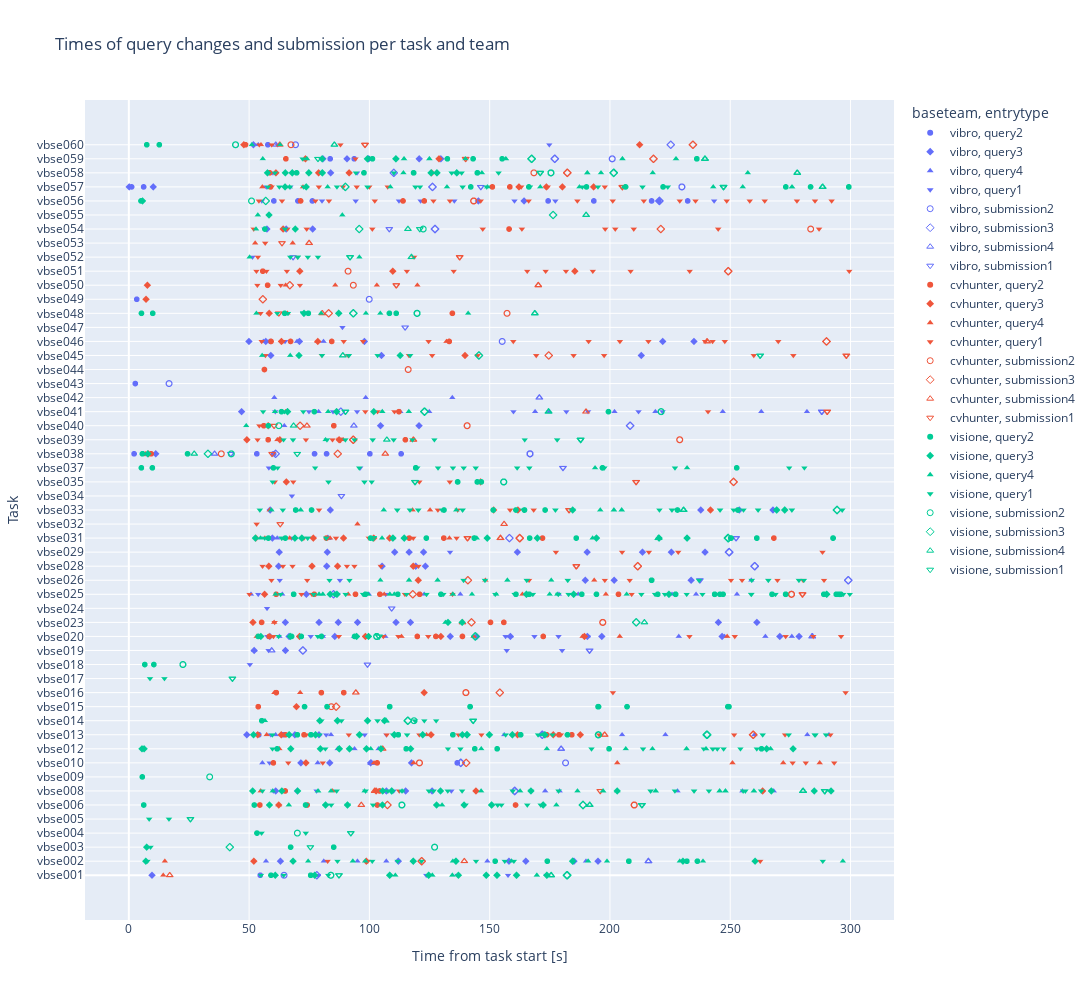

The cell this chart's notebook holds for it:
### Code cell
scatterplot_times_per_task_team(querychanges)

### Figure 1 — Plotly figure (JSON) as saved in the notebook; plotly's stock layout.template omitted (floating-point values rounded to 4 significant figures; data arrays with more than 128 entries replaced by an {"elided": "..."} marker saying what was removed)
{"data": [{"hovertemplate": "baseteam=vibro<br>entrytype=query2<br>Time from task start [s]=%{x}<br>Task=%{y}<extra></extra>", "legendgroup": "vibro, query2", "marker": {"color": "#636efa", "symbol": "circle"}, "mode": "markers", "name": "vibro, query2", "showlegend": true, "type": "scattergl", "x": [54.63, 136.5, 54.04, 64.04, 2.197, 53.2, 60.2, 77.2, 82.2, 100.2, 113.2, 2.693, 58.93, 3.293, 60.3, 70.3, 76.3, 174.3, 193.3, 217.3, 220.3, 232.3, 1.157, 6.157, 83.7, 93.7, 57.79], "xaxis": "x", "y": [0, 8, 10, 10, 30, 30, 30, 30, 30, 30, 30, 35, 38, 41, 48, 48, 48, 48, 48, 48, 48, 48, 49, 49, 51, 51, 52], "yaxis": "y"}, {"hovertemplate": "baseteam=vibro<br>entrytype=query3<br>Time from task start [s]=%{x}<br>Task=%{y}<extra></extra>", "legendgroup": "vibro, query3", "marker": {"color": "#636efa", "symbol": "diamond"}, "mode": "markers", "name": "vibro, query3", "showlegend": true, "type": "scattergl", "x": [9.633, 63.03, 112.0, 158.0, 165.0, 185.0, 195.0, 61.06, 70.06, 107.1, 115.1, 126.1, 71.52, 83.52, 100.5, 117.5, 49.04, 69.04, 79.04, 52.1, 65.1, 58.61, 66.61, 85.61, 133.6, 144.6, 158.6, 190.6, 196.6, 246.6, 270.6, 278.6, 65.07, 79.07, 87.07, 95.07, 111.1, 117.1, 245.1, 261.1, 73.79, 189.7, 201.7, 233.7, 62.27, 82.27, 105.3, 119.3, 123.3, 62.52, 82.52, 110.5, 116.5, 122.5, 161.5, 190.5, 213.5, 225.5, 239.5, 59.68, 58.75, 83.75, 237.8, 253.8, 267.8, 11.2, 104.6, 120.6, 46.88, 59.02, 105.0, 213.0, 49.93, 56.93, 70.93, 97.93, 221.9, 234.9, 57.41, 65.41, 76.41, 145.3, 164.3, 0.157, 10.16, 83.9, 80.7, 90.7, 99.7, 120.7, 129.7, 51.79], "xaxis": "x", "y": [0, 1, 1, 1, 1, 1, 1, 6, 6, 6, 6, 6, 8, 8, 8, 8, 10, 10, 10, 16, 16, 17, 17, 17, 17, 17, 17, 17, 17, 17, 17, 17, 18, 18, 18, 18, 18, 18, 18, 18, 20, 21, 21, 21, 22, 22, 22, 22, 22, 23, 23, 23, 23, 23, 23, 23, 23, 23, 23, 24, 26, 26, 26, 26, 26, 30, 32, 32, 33, 37, 37, 37, 38, 38, 38, 38, 38, 38, 46, 46, 46, 48, 48, 49, 49, 50, 51, 51, 51, 51, 51, 52], "yaxis": "y"}, {"hovertemplate": "baseteam=vibro<br>entrytype=query4<br>Time from task start [s]=%{x}<br>Task=%{y}<extra></extra>", "legendgroup": "vibro, query4", "marker": {"color": "#636efa", "symbol": "triangle-up"}, "mode": "markers", "name": "vibro, query4", "showlegend": true, "type": "scattergl", "x": [57.03, 81.03, 95.03, 107.0, 149.0, 190.0, 173.1, 179.1, 228.1, 255.1, 268.1, 55.52, 78.52, 86.81, 93.81, 103.8, 53.04, 61.04, 84.04, 156.0, 172.0, 205.0, 223.0, 260.0, 282.0, 291.0, 52.1, 62.61, 80.61, 93.61, 106.6, 158.6, 190.6, 228.6, 247.6, 264.6, 275.6, 50.79, 63.79, 99.79, 122.8, 137.8, 178.8, 186.8, 225.8, 235.8, 252.8, 258.7, 61.68, 6.197, 64.64, 63.88, 78.88, 112.9, 124.9, 168.9, 174.9, 201.9, 218.9, 246.9, 262.9, 281.9, 60.48, 98.47, 134.5, 55.93, 69.93, 80.93, 53.79], "xaxis": "x", "y": [1, 1, 1, 1, 1, 1, 6, 6, 6, 6, 6, 8, 8, 9, 9, 9, 10, 10, 10, 10, 10, 10, 10, 10, 10, 10, 16, 17, 17, 17, 17, 17, 17, 17, 17, 17, 17, 20, 20, 20, 20, 20, 20, 20, 20, 20, 20, 21, 24, 30, 32, 33, 33, 33, 33, 33, 33, 33, 33, 33, 33, 33, 34, 34, 34, 38, 38, 38, 52], "yaxis": "y"}, {"hovertemplate": "baseteam=vibro<br>entrytype=query1<br>Time from task start [s]=%{x}<br>Task=%{y}<extra></extra>", "legendgroup": "vibro, query1", "marker": {"color": "#636efa", "symbol": "triangle-down"}, "mode": "markers", "name": "vibro, query1", "showlegend": true, "type": "scattergl", "x": [78.63, 123.6, 136.6, 157.6, 173.6, 60.06, 78.06, 110.1, 134.1, 58.52, 59.04, 82.04, 98.04, 107.0, 50.32, 58.1, 157.1, 180.1, 57.61, 75.61, 80.61, 156.6, 168.6, 178.6, 190.6, 57.46, 53.79, 86.79, 106.8, 62.74, 87.74, 133.5, 67.68, 76.68, 67.79, 58.2, 96.2, 7.197, 60.88, 74.88, 84.88, 94.88, 159.9, 181.9, 190.9, 211.9, 221.9, 64.93, 88.8, 51.4, 56.41, 55.3, 80.3, 94.3, 112.3, 121.3, 135.3, 160.3, 177.3, 243.3, 57.16, 67.16, 59.9, 94.9, 61.79, 174.8], "xaxis": "x", "y": [0, 0, 0, 0, 0, 6, 6, 6, 6, 8, 10, 10, 10, 10, 15, 16, 16, 16, 17, 17, 17, 17, 17, 17, 17, 19, 20, 20, 20, 21, 21, 23, 24, 24, 27, 29, 29, 30, 33, 33, 33, 33, 33, 33, 33, 33, 33, 38, 39, 44, 46, 48, 48, 48, 48, 48, 48, 48, 48, 48, 49, 49, 50, 50, 52, 52], "yaxis": "y"}, {"hovertemplate": "baseteam=vibro<br>entrytype=submission2<br>Time from task start [s]=%{x}<br>Task=%{y}<extra></extra>", "legendgroup": "vibro, submission2", "marker": {"color": "#636efa", "symbol": "circle-open"}, "mode": "markers", "name": "vibro, submission2", "showlegend": true, "type": "scattergl", "x": [64.52, 181.5, 166.8, 166.8, 166.8, 166.8, 166.8, 166.8, 166.8, 16.72, 155.2, 99.92, 229.9, 229.9, 200.9, 200.9, 69.28], "xaxis": "x", "y": [0, 8, 30, 30, 30, 30, 30, 30, 30, 35, 38, 41, 49, 49, 51, 51, 52], "yaxis": "y"}, {"hovertemplate": "baseteam=vibro<br>entrytype=submission3<br>Time from task start [s]=%{x}<br>Task=%{y}<extra></extra>", "legendgroup": "vibro, submission3", "marker": {"color": "#636efa", "symbol": "diamond-open"}, "mode": "markers", "name": "vibro, submission3", "showlegend": true, "type": "scattergl", "x": [78.16, 160.4, 160.4, 160.4, 160.4, 160.4, 138.0, 138.0, 138.0, 138.0, 171.9, 171.9, 171.9, 72.34, 72.34, 85.11, 299.1, 299.1, 299.1, 260.1, 260.1, 260.1, 260.1, 260.1, 249.5, 249.5, 249.5, 249.5, 249.5, 249.5, 249.5, 249.5, 249.5, 249.5, 158.2, 61.0, 208.4, 208.4, 88.12, 127.3, 127.3, 127.3, 220.5, 220.5, 126.2, 126.2, 110.1, 177.1, 177.1, 177.1, 177.1, 177.1, 225.3], "xaxis": "x", "y": [0, 6, 6, 6, 6, 6, 8, 8, 8, 8, 10, 10, 10, 16, 16, 20, 21, 21, 21, 22, 22, 22, 22, 22, 23, 23, 23, 23, 23, 23, 23, 23, 23, 23, 24, 30, 32, 32, 33, 46, 46, 46, 48, 48, 49, 49, 50, 51, 51, 51, 51, 51, 52], "yaxis": "y"}, {"hovertemplate": "baseteam=vibro<br>entrytype=submission4<br>Time from task start [s]=%{x}<br>Task=%{y}<extra></extra>", "legendgroup": "vibro, submission4", "marker": {"color": "#636efa", "symbol": "triangle-up-open"}, "mode": "markers", "name": "vibro, submission4", "showlegend": true, "type": "scattergl", "x": [216.0, 216.0, 216.0, 216.0, 216.0, 216.0, 100.8, 100.8, 179.7, 179.7, 179.7, 59.39, 284.1, 284.1, 284.1, 284.1, 284.1, 284.1, 284.1, 284.1, 284.1, 284.1, 82.71, 35.64, 93.55, 170.6, 170.6, 170.6, 61.07], "xaxis": "x", "y": [1, 1, 1, 1, 1, 1, 8, 8, 9, 9, 9, 16, 17, 17, 17, 17, 17, 17, 17, 17, 17, 17, 24, 30, 32, 34, 34, 34, 52], "yaxis": "y"}, {"hovertemplate": "baseteam=vibro<br>entrytype=submission1<br>Time from task start [s]=%{x}<br>Task=%{y}<extra></extra>", "legendgroup": "vibro, submission1", "marker": {"color": "#636efa", "symbol": "triangle-down-open"}, "mode": "markers", "name": "vibro, submission1", "showlegend": true, "type": "scattergl", "x": [99.2, 191.5, 191.5, 191.5, 109.3, 237.4, 237.4, 252.4, 252.4, 88.36, 180.5, 180.5, 42.39, 288.1, 288.1, 288.1, 288.1, 288.1, 288.1, 288.1, 288.1, 288.1, 114.8, 68.27, 108.3, 146.3, 146.3], "xaxis": "x", "y": [15, 16, 16, 16, 19, 21, 21, 24, 24, 27, 29, 29, 30, 33, 33, 33, 33, 33, 33, 33, 33, 33, 39, 44, 46, 49, 49], "yaxis": "y"}, {"hovertemplate": "baseteam=cvhunter<br>entrytype=query2<br>Time from task start [s]=%{x}<br>Task=%{y}<extra></extra>", "legendgroup": "cvhunter, query2", "marker": {"color": "#EF553B", "symbol": "circle"}, "mode": "markers", "name": "cvhunter, query2", "showlegend": true, "type": "scattergl", "x": [54.46, 74.11, 103.3, 160.8, 65.01, 104.3, 60.07, 103.2, 65.06, 72.83, 173.7, 178.8, 184.1, 53.81, 61.31, 80.04, 89.35, 58.37, 119.9, 127.6, 138.7, 172.3, 55.2, 150.3, 155.9, 61.24, 77.08, 94.22, 104.4, 120.9, 203.6, 82.14, 116.6, 130.9, 172.0, 268.1, 9.29, 57.93, 115.0, 56.1, 85.21, 112.3, 56.38, 59.11, 67.23, 84.33, 133.2, 134.5, 57.69, 55.69, 158.1, 71.4, 114.0, 122.8, 58.91, 151.1, 158.4, 58.56, 65.28, 48.5], "xaxis": "x", "y": [5, 5, 5, 5, 6, 6, 8, 8, 10, 10, 10, 10, 10, 12, 13, 13, 13, 17, 17, 17, 17, 17, 18, 18, 18, 20, 20, 20, 20, 20, 20, 24, 24, 24, 24, 24, 30, 31, 31, 32, 32, 33, 36, 38, 38, 38, 38, 40, 42, 43, 46, 48, 48, 48, 49, 49, 49, 50, 51, 52], "yaxis": "y"}, {"hovertemplate": "baseteam=cvhunter<br>entrytype=query3<br>Time from task start [s]=%{x}<br>Task=%{y}<extra></extra>", "legendgroup": "cvhunter, query3", "marker": {"color": "#EF553B", "symbol": "diamond"}, "mode": "markers", "name": "cvhunter, query3", "showlegend": true, "type": "scattergl", "x": [51.97, 98.71, 62.33, 102.8, 144.3, 263.5, 73.63, 53.6, 63.36, 125.6, 161.6, 176.4, 187.7, 69.68, 122.8, 70.95, 98.34, 129.7, 189.4, 51.6, 56.44, 120.3, 58.19, 76.14, 86.77, 118.2, 52.76, 76.69, 89.25, 101.8, 108.4, 151.7, 161.7, 241.8, 65.47, 146.2, 8.071, 49.07, 62.79, 87.41, 57.93, 139.7, 63.44, 78.55, 58.34, 7.157, 7.713, 71.08, 109.7, 185.4, 64.15, 162.2, 173.6, 180.2, 193.2, 61.14, 78.89, 91.58, 125.8, 73.43, 128.9, 47.81, 212.3], "xaxis": "x", "y": [1, 1, 5, 6, 6, 6, 8, 10, 10, 10, 10, 10, 10, 12, 13, 17, 17, 17, 17, 18, 20, 21, 22, 22, 22, 22, 24, 24, 24, 24, 24, 26, 26, 26, 28, 28, 30, 31, 31, 31, 32, 37, 38, 38, 40, 41, 42, 43, 43, 43, 46, 49, 49, 49, 49, 50, 50, 50, 50, 51, 51, 52, 52], "yaxis": "y"}, {"hovertemplate": "baseteam=cvhunter<br>entrytype=query4<br>Time from task start [s]=%{x}<br>Task=%{y}<extra></extra>", "legendgroup": "cvhunter, query4", "marker": {"color": "#EF553B", "symbol": "triangle-up"}, "mode": "markers", "name": "cvhunter, query4", "showlegend": true, "type": "scattergl", "x": [14.31, 14.97, 62.33, 54.82, 84.69, 101.9, 118.4, 203.0, 250.9, 272.0, 287.2, 62.58, 57.31, 123.8, 60.51, 71.22, 53.17, 113.3, 143.3, 188.6, 204.1, 248.7, 60.4, 91.19, 106.2, 134.5, 163.6, 198.3, 148.2, 193.5, 56.56, 66.87, 83.65, 109.8, 133.3, 95.05, 58.62, 117.9, 125.2, 6.829, 61.73, 89.09, 56.39, 65.14, 78.41, 132.0, 65.92, 65.2, 85.81, 103.1, 120.0, 52.52, 68.12, 55.51, 72.4, 54.93], "xaxis": "x", "y": [0, 1, 5, 6, 6, 8, 8, 8, 8, 8, 8, 9, 10, 10, 13, 13, 17, 17, 17, 17, 17, 17, 18, 20, 20, 20, 20, 20, 21, 21, 24, 24, 24, 24, 24, 25, 26, 26, 26, 30, 31, 31, 32, 33, 38, 38, 40, 42, 42, 42, 42, 45, 45, 49, 49, 52], "yaxis": "y"}, {"hovertemplate": "baseteam=cvhunter<br>entrytype=query1<br>Time from task start [s]=%{x}<br>Task=%{y}<extra></extra>", "legendgroup": "cvhunter, query1", "marker": {"color": "#EF553B", "symbol": "triangle-down"}, "mode": "markers", "name": "cvhunter, query1", "showlegend": true, "type": "scattergl", "x": {"elided": "182 float values"}, "xaxis": "x", "y": {"elided": "182 int values"}, "yaxis": "y"}, {"hovertemplate": "baseteam=cvhunter<br>entrytype=submission2<br>Time from task start [s]=%{x}<br>Task=%{y}<extra></extra>", "legendgroup": "cvhunter, submission2", "marker": {"color": "#EF553B", "symbol": "circle-open"}, "mode": "markers", "name": "cvhunter, submission2", "showlegend": true, "type": "scattergl", "x": [210.1, 210.1, 210.1, 210.1, 120.8, 120.8, 84.18, 140.1, 140.1, 140.1, 197.0, 197.0, 197.0, 275.4, 275.4, 275.4, 275.4, 275.4, 275.4, 38.44, 229.0, 229.0, 140.6, 140.6, 116.1, 157.2, 93.31, 91.13, 283.4, 143.4, 143.4, 143.4, 168.4, 67.4], "xaxis": "x", "y": [5, 5, 5, 5, 8, 8, 12, 13, 13, 13, 18, 18, 18, 20, 20, 20, 20, 20, 20, 30, 31, 31, 32, 32, 36, 40, 42, 43, 46, 48, 48, 48, 50, 52], "yaxis": "y"}, {"hovertemplate": "baseteam=cvhunter<br>entrytype=submission3<br>Time from task start [s]=%{x}<br>Task=%{y}<extra></extra>", "legendgroup": "cvhunter, submission3", "marker": {"color": "#EF553B", "symbol": "diamond-open"}, "mode": "markers", "name": "cvhunter, submission3", "showlegend": true, "type": "scattergl", "x": [121.7, 121.7, 107.5, 140.2, 259.5, 259.5, 259.5, 259.5, 259.5, 259.5, 86.18, 154.2, 142.4, 118.0, 140.9, 211.5, 211.5, 211.5, 211.5, 162.5, 162.5, 162.5, 162.5, 162.5, 251.4, 251.4, 86.83, 93.29, 93.29, 93.29, 71.2, 174.5, 290.0, 290.0, 83.07, 55.71, 66.92, 249.2, 249.2, 249.2, 221.1, 182.3, 182.3, 182.3, 182.3, 218.1, 218.1, 234.5, 234.5], "xaxis": "x", "y": [1, 1, 5, 8, 10, 10, 10, 10, 10, 10, 12, 13, 18, 20, 21, 22, 22, 22, 22, 24, 24, 24, 24, 24, 28, 28, 30, 31, 31, 31, 32, 37, 38, 38, 40, 41, 42, 43, 43, 43, 46, 50, 50, 50, 50, 51, 51, 52, 52], "yaxis": "y"}, {"hovertemplate": "baseteam=cvhunter<br>entrytype=submission4<br>Time from task start [s]=%{x}<br>Task=%{y}<extra></extra>", "legendgroup": "cvhunter, submission4", "marker": {"color": "#EF553B", "symbol": "triangle-up-open"}, "mode": "markers", "name": "cvhunter, submission4", "showlegend": true, "type": "scattergl", "x": [17, 139.5, 96.64, 102.2, 102.2, 105.5, 197.8, 197.8, 94.37, 94.37, 138.7, 154.5, 154.5, 154.5, 154.5, 154.5, 156.0, 106.6, 118.3, 118.3, 74.03, 190.0, 240.4, 240.4, 80.4, 170.2, 170.2, 170.2, 170.2, 74.93, 74.93, 62.75], "xaxis": "x", "y": [0, 1, 5, 6, 6, 9, 10, 10, 13, 13, 18, 24, 24, 24, 24, 24, 25, 30, 31, 31, 32, 33, 38, 38, 40, 42, 42, 42, 42, 45, 45, 52], "yaxis": "y"}, {"hovertemplate": "baseteam=cvhunter<br>entrytype=submission1<br>Time from task start [s]=%{x}<br>Task=%{y}<extra></extra>", "legendgroup": "cvhunter, submission1", "marker": {"color": "#EF553B", "symbol": "triangle-down-open"}, "mode": "markers", "name": "cvhunter, submission1", "showlegend": true, "type": "scattergl", "x": [196.0, 280.0, 280.0, 280.0, 280.0, 280.0, 280.0, 280.0, 186.0, 186.0, 186.0, 186.0, 186.0, 186.0, 186.0, 140.8, 140.8, 140.8, 140.8, 140.8, 140.8, 140.8, 62.95, 183.0, 183.0, 183.0, 183.0, 183.0, 210.9, 210.9, 210.9, 210.9, 59.55, 87.85, 87.85, 87.85, 60.39, 290.3, 290.3, 290.3, 290.3, 298.2, 298.2, 298.2, 298.2, 298.2, 298.2, 298.2, 298.2, 298.2, 298.2, 298.2, 62.36, 111.2, 111.2, 111.2, 137.5, 137.5, 137.5, 63.67, 205.2, 205.2, 205.2, 205.2, 205.2, 205.2, 205.2, 205.2, 205.2, 140.0, 140.0, 98.17, 98.17, 98.17, 98.17], "xaxis": "x", "y": [6, 20, 20, 20, 20, 20, 20, 20, 22, 22, 22, 22, 22, 22, 22, 24, 24, 24, 24, 24, 24, 24, 25, 26, 26, 26, 26, 26, 28, 28, 28, 28, 30, 31, 31, 31, 32, 33, 33, 33, 33, 37, 37, 37, 37, 37, 37, 37, 37, 37, 37, 37, 40, 42, 42, 42, 44, 44, 44, 45, 49, 49, 49, 49, 49, 49, 49, 49, 49, 51, 51, 52, 52, 52, 52], "yaxis": "y"}, {"hovertemplate": "baseteam=visione<br>entrytype=query2<br>Time from task start [s]=%{x}<br>Task=%{y}<extra></extra>", "legendgroup": "visione, query2", "marker": {"color": "#00cc96", "symbol": "circle"}, "mode": "markers", "name": "visione, query2", "showlegend": true, "type": "scattergl", "x": {"elided": "164 float values"}, "xaxis": "x", "y": {"elided": "164 int values"}, "yaxis": "y"}, {"hovertemplate": "baseteam=visione<br>entrytype=query3<br>Time from task start [s]=%{x}<br>Task=%{y}<extra></extra>", "legendgroup": "visione, query3", "marker": {"color": "#00cc96", "symbol": "diamond"}, "mode": "markers", "name": "visione, query3", "showlegend": true, "type": "scattergl", "x": {"elided": "168 float values"}, "xaxis": "x", "y": {"elided": "168 int values"}, "yaxis": "y"}, {"hovertemplate": "baseteam=visione<br>entrytype=query4<br>Time from task start [s]=%{x}<br>Task=%{y}<extra></extra>", "legendgroup": "visione, query4", "marker": {"color": "#00cc96", "symbol": "triangle-up"}, "mode": "markers", "name": "visione, query4", "showlegend": true, "type": "scattergl", "x": {"elided": "160 float values"}, "xaxis": "x", "y": {"elided": "160 int values"}, "yaxis": "y"}, {"hovertemplate": "baseteam=visione<br>entrytype=query1<br>Time from task start [s]=%{x}<br>Task=%{y}<extra></extra>", "legendgroup": "visione, query1", "marker": {"color": "#00cc96", "symbol": "triangle-down"}, "mode": "markers", "name": "visione, query1", "showlegend": true, "type": "scattergl", "x": {"elided": "310 float values"}, "xaxis": "x", "y": {"elided": "310 int values"}, "yaxis": "y"}, {"hovertemplate": "baseteam=visione<br>entrytype=submission2<br>Time from task start [s]=%{x}<br>Task=%{y}<extra></extra>", "legendgroup": "visione, submission2", "marker": {"color": "#00cc96", "symbol": "circle-open"}, "mode": "markers", "name": "visione, submission2", "showlegend": true, "type": "scattergl", "x": [83.98, 83.98, 83.98, 127.1, 127.1, 70.06, 113.5, 113.5, 113.5, 195.2, 195.2, 195.2, 195.2, 195.2, 195.2, 195.2, 195.2, 195.2, 195.2, 195.2, 118.6, 22.49, 22.49, 103.0, 103.0, 103.0, 103.0, 103.0, 155.8, 155.8, 155.8, 155.8, 155.8, 42.59, 42.59, 62.35, 221.3, 221.3, 221.3, 119.8, 119.8, 119.8, 119.8, 119.8, 119.8, 122.4, 51.01, 175.5, 175.5, 175.5, 175.5, 175.5, 175.5, 44.37, 44.37, 33.61], "xaxis": "x", "y": [0, 0, 0, 2, 2, 3, 5, 5, 5, 10, 10, 10, 10, 10, 10, 10, 10, 10, 10, 10, 11, 15, 15, 17, 17, 17, 17, 17, 28, 28, 28, 28, 28, 30, 30, 32, 33, 33, 33, 40, 40, 40, 40, 40, 40, 46, 48, 50, 50, 50, 50, 50, 50, 52, 52, 7], "yaxis": "y"}, {"hovertemplate": "baseteam=visione<br>entrytype=submission3<br>Time from task start [s]=%{x}<br>Task=%{y}<extra></extra>", "legendgroup": "visione, submission3", "marker": {"color": "#00cc96", "symbol": "diamond-open"}, "mode": "markers", "name": "visione, submission3", "showlegend": true, "type": "scattergl", "x": [182.2, 182.2, 182.2, 182.2, 182.2, 182.2, 182.2, 182.2, 182.2, 182.2, 182.2, 182.2, 182.2, 182.2, 182.2, 41.96, 188.8, 188.8, 188.8, 188.8, 188.8, 188.8, 188.8, 188.8, 188.8, 188.8, 188.8, 188.8, 240.3, 240.3, 240.3, 240.3, 240.3, 240.3, 240.3, 240.3, 240.3, 240.3, 240.3, 240.3, 240.3, 240.3, 240.3, 240.3, 240.3, 240.3, 240.3, 240.3, 240.3, 240.3, 116.0, 116.0, 116.0, 116.0, 116.0, 116.0, 144.0, 144.0, 144.0, 144.0, 210.9, 210.9, 249.1, 249.1, 249.1, 249.1, 249.1, 249.1, 249.1, 249.1, 249.1, 249.1, 249.1, 249.1, 249.1, 249.1, 249.1, 249.1, 249.1, 249.1, 249.1, 294.4, 294.4, 294.4, 294.4, 294.4, 32.88, 122.9, 122.9, 122.9, 122.9, 122.9, 145.5, 145.5, 93.33, 93.33, 93.33, 95.77, 176.4, 56.91, 90, 90, 201.6, 201.6, 201.6, 201.6, 201.6, 201.6, 201.6, 201.6, 201.6, 201.6, 201.6, 201.6, 201.6, 201.6, 167.4, 167.4, 167.4, 167.4, 167.4], "xaxis": "x", "y": [0, 0, 0, 0, 0, 0, 0, 0, 0, 0, 0, 0, 0, 0, 0, 2, 5, 5, 5, 5, 5, 5, 5, 5, 5, 5, 5, 5, 10, 10, 10, 10, 10, 10, 10, 10, 10, 10, 10, 10, 10, 10, 10, 10, 10, 10, 10, 10, 10, 10, 11, 11, 11, 11, 11, 11, 17, 17, 17, 17, 18, 18, 24, 24, 24, 24, 24, 24, 24, 24, 24, 24, 24, 24, 24, 24, 24, 24, 24, 24, 24, 26, 26, 26, 26, 26, 30, 33, 33, 33, 33, 33, 37, 37, 40, 40, 40, 46, 47, 48, 49, 49, 50, 50, 50, 50, 50, 50, 50, 50, 50, 50, 50, 50, 50, 50, 51, 51, 51, 51, 51], "yaxis": "y"}, {"hovertemplate": "baseteam=visione<br>entrytype=submission4<br>Time from task start [s]=%{x}<br>Task=%{y}<extra></extra>", "legendgroup": "visione, submission4", "marker": {"color": "#00cc96", "symbol": "triangle-up-open"}, "mode": "markers", "name": "visione, submission4", "showlegend": true, "type": "scattergl", "x": [175.5, 175.5, 175.5, 175.5, 175.5, 175.5, 175.5, 191.6, 191.6, 191.6, 191.6, 280.3, 280.3, 280.3, 280.3, 280.3, 280.3, 280.3, 280.3, 280.3, 280.3, 280.3, 280.3, 280.3, 280.3, 280.3, 280.3, 280.3, 280.3, 280.3, 280.3, 106.8, 214.3, 220.2, 220.2, 220.2, 220.2, 230.6, 230.6, 230.6, 230.6, 230.6, 230.6, 230.6, 230.6, 230.6, 230.6, 27.18, 107.3, 68.48, 174.5, 174.5, 174.5, 174.5, 174.5, 174.5, 88.96, 88.96, 168.8, 168.8, 168.8, 168.8, 168.8, 117.5, 117.5, 116.0, 190.1, 190.1, 288.4, 288.4, 288.4, 288.4, 288.4, 288.4, 288.4, 288.4, 288.4, 288.4, 288.4, 288.4, 277.9, 277.9, 277.9, 277.9, 277.9, 277.9, 277.9, 277.9, 239.5, 239.5, 239.5, 239.5, 239.5, 239.5, 239.5, 239.5, 239.5, 239.5, 239.5, 239.5, 239.5, 239.5, 239.5, 239.5, 85.44, 85.44], "xaxis": "x", "y": [0, 0, 0, 0, 0, 0, 0, 5, 5, 5, 5, 6, 6, 6, 6, 6, 6, 6, 6, 6, 6, 6, 6, 6, 6, 6, 6, 6, 6, 6, 6, 11, 18, 24, 24, 24, 24, 26, 26, 26, 26, 26, 26, 26, 26, 26, 26, 30, 31, 32, 33, 33, 33, 33, 33, 33, 37, 37, 40, 40, 40, 40, 40, 44, 44, 46, 47, 47, 49, 49, 49, 49, 49, 49, 49, 49, 49, 49, 49, 49, 50, 50, 50, 50, 50, 50, 50, 50, 51, 51, 51, 51, 51, 51, 51, 51, 51, 51, 51, 51, 51, 51, 51, 51, 52, 52], "yaxis": "y"}, {"hovertemplate": "baseteam=visione<br>entrytype=submission1<br>Time from task start [s]=%{x}<br>Task=%{y}<extra></extra>", "legendgroup": "visione, submission1", "marker": {"color": "#00cc96", "symbol": "triangle-down-open"}, "mode": "markers", "name": "visione, submission1", "showlegend": true, "type": "scattergl", "x": {"elided": "149 float values"}, "xaxis": "x", "y": {"elided": "149 int values"}, "yaxis": "y"}], "layout": {"height": 1000, "legend": {"title": {"text": "baseteam, entrytype"}, "tracegroupgap": 0}, "title": {"text": "Times of query changes and submission per task and team"}, "width": 2000, "xaxis": {"anchor": "y", "autorange": true, "domain": [0, 1], "range": [-17.32, 317.2], "title": {"text": "Time from task start [s]"}, "type": "linear"}, "yaxis": {"anchor": "x", "autorange": true, "domain": [0, 1], "range": [-3.185, 55.19], "tickmode": "array", "ticktext": ["vbse001", "vbse002", "vbse003", "vbse004", "vbse005", "vbse006", "vbse008", "vbse009", "vbse010", "vbse012", "vbse013", "vbse014", "vbse015", "vbse016", "vbse017", "vbse018", "vbse019", "vbse020", "vbse023", "vbse024", "vbse025", "vbse026", "vbse028", "vbse029", "vbse031", "vbse032", "vbse033", "vbse034", "vbse035", "vbse037", "vbse038", "vbse039", "vbse040", "vbse041", "vbse042", "vbse043", "vbse044", "vbse045", "vbse046", "vbse047", "vbse048", "vbse049", "vbse050", "vbse051", "vbse052", "vbse053", "vbse054", "vbse055", "vbse056", "vbse057", "vbse058", "vbse059", "vbse060"], "tickvals": [0, 1, 2, 3, 4, 5, 6, 7, 8, 9, 10, 11, 12, 13, 14, 15, 16, 17, 18, 19, 20, 21, 22, 23, 24, 25, 26, 27, 28, 29, 30, 31, 32, 33, 34, 35, 36, 37, 38, 39, 40, 41, 42, 43, 44, 45, 46, 47, 48, 49, 50, 51, 52], "title": {"text": "Task"}, "type": "linear"}}}
